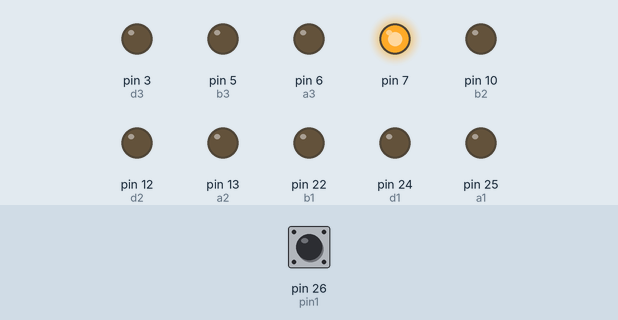
Simulated run of this sketch. Board: Arduino Mega 2560, built with avr-gcc and run on an emulated ATmega2560. Shown: output pins drawn as LEDs (lit = HIGH). Inputs (shaded band) come from the test bench; at power-on: pin 26 (pin1) LOW. Pins used as bus, display or sensor lines are not drawn.

Above: at 1.2 s.
1.3 s: pin 26 (pin1) driven HIGH
At 2.0 s:
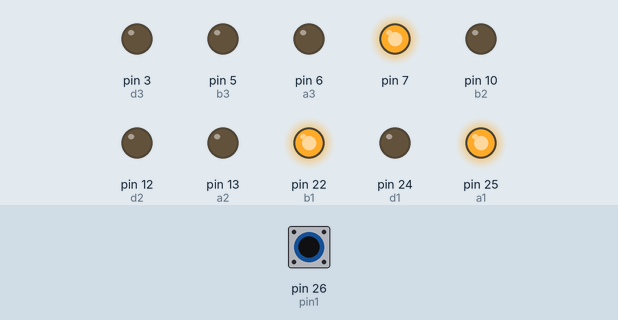
2.8 s: pin 26 (pin1) pulsed LOW 5 times (0.12 s each, 0.3 s apart)
At 3.13 s:
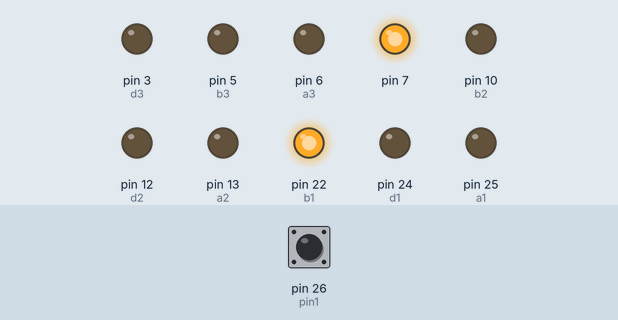
At 4.4 s:
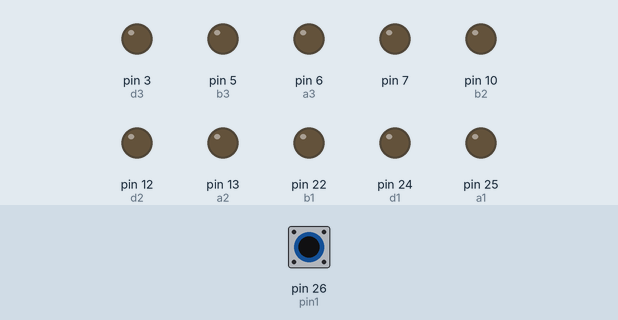
Timing chart, 0 to 5.9 s (numbered marks = the images above; inputs shaded):
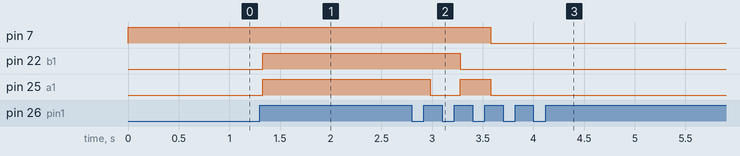

The sketch:

DISPLAYS_SemiFINAL.ino
```cpp
int a1 = 25;
int b1 = 22;
int c1 = 23;
int d1 = 24;

int a2 = 13;
int b2 = 10;
int c2 = 11;
int d2 = 12;

int a3 = 6;
int b3 = 5;
int c3 = 4;
int d3 = 3;

int pin1 = 26;


int counter1 = 4;
int counter2 = 0;
int counter3 = 0;

int minusNum = 1;

boolean buttonState1 = LOW;

void setup()
{
  pinMode(a1, OUTPUT);
  pinMode(b1, OUTPUT);
  pinMode(c1, OUTPUT);
  pinMode(d1, OUTPUT);
  pinMode(a2, OUTPUT);
  pinMode(b2, OUTPUT);
  pinMode(c2, OUTPUT);
  pinMode(d2, OUTPUT);
  pinMode(a3, OUTPUT);
  pinMode(b3, OUTPUT);
  pinMode(c3, OUTPUT);
  pinMode(d3, OUTPUT);
    pinMode(7, OUTPUT);
  led2(counter2);
  led1(counter1);
  led3(counter3);
}

void loop()
{

  if (debounceButton1(buttonState1) == HIGH && buttonState1 == LOW)
  {
    buttonState1 = HIGH;
    counter1 -= minusNum;
    led1(counter1);
    led2(counter2);
    led3(counter3);


  }
  else if (debounceButton1(buttonState1) == LOW && buttonState1 == HIGH)
  {
    buttonState1 = LOW;
  }


{
  if (counter1 == 0 && counter2 == 0 && counter3 == 0)
    digitalWrite(7, LOW);
  else if (counter1 > 0 || counter2 > 0 || counter3 > 0)
  {
   digitalWrite(7, HIGH);
  }
}


}

void led1 (int i)
{
  if (counter1 == 0 && counter2 == 0 && counter3 == 0)
    counter3 = 0;
  else if (counter2 > 0 && counter1 < 0)
  {
    counter1 += 10;
    counter2 -= 1;
  }
  else if (counter3 > 0 && counter1 < 0 && counter2 == 0)
  {
    counter1 += 10;
    counter2 += 9;
    counter3 -= 1;
  }
  i = counter1;


  switch (i)
  {
    case 0:
      {
        digitalWrite(a1, 0);
        digitalWrite(b1, 0);
        digitalWrite(c1, 0);
        digitalWrite(d1, 0);
        break;
      }
    case 1:
      {
        digitalWrite(a1, 1);
        digitalWrite(b1, 0);
        digitalWrite(c1, 0);
        digitalWrite(d1, 0);
        break;
      }
    case 2:
      {
        digitalWrite(a1, 0);
        digitalWrite(b1, 1);
        digitalWrite(c1, 0);
        digitalWrite(d1, 0);
        break;
      }
    case 3:
      {
        digitalWrite(a1, 1);
        digitalWrite(b1, 1);
        digitalWrite(c1, 0);
        digitalWrite(d1, 0);
        break;
      }
    case 4:
      {
        digitalWrite(a1, 0);
        digitalWrite(b1, 0);
        digitalWrite(c1, 1);
        digitalWrite(d1, 0);
        break;
      }
    case 5:
      {
        digitalWrite(a1, 1);
        digitalWrite(b1, 0);
        digitalWrite(c1, 1);
        digitalWrite(d1, 0);
        break;
      }
    case 6:
      {
        digitalWrite(a1, 0);
        digitalWrite(b1, 1);
        digitalWrite(c1, 1);
        digitalWrite(d1, 0);
        break;
      }
    case 7:
      {
        digitalWrite(a1, 1);
        digitalWrite(b1, 1);
        digitalWrite(c1, 1);
        digitalWrite(d1, 0);
        break;
      }
    case 8:
      {
        digitalWrite(a1, 0);
        digitalWrite(b1, 0);
        digitalWrite(c1, 0);
        digitalWrite(d1, 1);
        break;
      }
    case 9:
      {
        digitalWrite(a1, 1);
        digitalWrite(b1, 0);
        digitalWrite(c1, 0);
        digitalWrite(d1, 1);
        break;
      }
    default:
      {
        digitalWrite(a1, 0);
        digitalWrite(b1, 0);
        digitalWrite(c1, 0);
        digitalWrite(d1, 0);
        break;
      }

  }
}


void led2 (int j)
{

  j = counter2;


  switch (j)
  {
    case 0:
      {
        digitalWrite(a2, 0);
        digitalWrite(b2, 0);
        digitalWrite(c2, 0);
        digitalWrite(d2, 0);
        break;
      }
    case 1:
      {
        digitalWrite(a2, 1);
        digitalWrite(b2, 0);
        digitalWrite(c2, 0);
        digitalWrite(d2, 0);
        break;
      }
    case 2:
      {
        digitalWrite(a2, 0);
        digitalWrite(b2, 1);
        digitalWrite(c2, 0);
        digitalWrite(d2, 0);
        break;
      }
    case 3:
      {
        digitalWrite(a2, 1);
        digitalWrite(b2, 1);
        digitalWrite(c2, 0);
        digitalWrite(d2, 0);
        break;
      }
    case 4:
      {
        digitalWrite(a2, 0);
        digitalWrite(b2, 0);
        digitalWrite(c2, 1);
        digitalWrite(d2, 0);
        break;
      }
    case 5:
      {
        digitalWrite(a2, 1);
        digitalWrite(b2, 0);
        digitalWrite(c2, 1);
        digitalWrite(d2, 0);
        break;
      }
    case 6:
      {
        digitalWrite(a2, 0);
        digitalWrite(b2, 1);
        digitalWrite(c2, 1);
        digitalWrite(d2, 0);
        break;
      }
    case 7:
      {
        digitalWrite(a2, 1);
        digitalWrite(b2, 1);
        digitalWrite(c2, 1);
        digitalWrite(d2, 0);
        break;
      }
    case 8:
      {
        digitalWrite(a2, 0);
        digitalWrite(b2, 0);
        digitalWrite(c2, 0);
        digitalWrite(d2, 1);
        break;
      }
    case 9:
      {
        digitalWrite(a2, 1);
        digitalWrite(b2, 0);
        digitalWrite(c2, 0);
        digitalWrite(d2, 1);
        break;
      }
    default:
      {
        digitalWrite(a2, 0);
        digitalWrite(b2, 0);
        digitalWrite(c2, 0);
        digitalWrite(d2, 0);
        break;
      }

  }
}

void led3 (int k)
{
  k = counter3;
  switch (k)
  {
    case 0:
      {
        digitalWrite(a3, 0);
        digitalWrite(b3, 0);
        digitalWrite(c3, 0);
        digitalWrite(d3, 0);
        break;
      }
    case 1:
      {
        digitalWrite(a3, 1);
        digitalWrite(b3, 0);
        digitalWrite(c3, 0);
        digitalWrite(d3, 0);
        break;
      }
    case 2:
      {
        digitalWrite(a3, 0);
        digitalWrite(b3, 1);
        digitalWrite(c3, 0);
        digitalWrite(d3, 0);
        break;
      }
    case 3:
      {
        digitalWrite(a3, 1);
        digitalWrite(b3, 1);
        digitalWrite(c3, 0);
        digitalWrite(d3, 0);
        break;
      }
    case 4:
      {
        digitalWrite(a3, 0);
        digitalWrite(b3, 0);
        digitalWrite(c3, 1);
        digitalWrite(d3, 0);
        break;
      }
    case 5:
      {
        digitalWrite(a3, 1);
        digitalWrite(b3, 0);
        digitalWrite(c3, 1);
        digitalWrite(d3, 0);
        break;
      }
    case 6:
      {
        digitalWrite(a3, 0);
        digitalWrite(b3, 1);
        digitalWrite(c3, 1);
        digitalWrite(d3, 0);
        break;
      }
    case 7:
      {
        digitalWrite(a3, 1);
        digitalWrite(b3, 1);
        digitalWrite(c3, 1);
        digitalWrite(d3, 0);
        break;
      }
    case 8:
      {
        digitalWrite(a3, 0);
        digitalWrite(b3, 0);
        digitalWrite(c3, 0);
        digitalWrite(d3, 1);
        break;
      }
    case 9:
      {
        digitalWrite(a3, 1);
        digitalWrite(b3, 0);
        digitalWrite(c3, 0);
        digitalWrite(d3, 1);
        break;
      }
    default:
      {
        digitalWrite(a3, 0);
        digitalWrite(b3, 0);
        digitalWrite(c3, 0);
        digitalWrite(d3, 0);
        break;
      }

  }
}

boolean debounceButton1(boolean state1)
{
  boolean stateNow1 = digitalRead(pin1);
  if (state1 != stateNow1)
  {
    delay(30);
    stateNow1 = digitalRead(pin1);
  }
  return stateNow1;
}
```

Measured:
- after the input at 1.3 s, pin 22 (b1), pin 25 (a1): LOW → HIGH at once
- after the input at 2.8 s, pin 7: HIGH → LOW after 0.78 s; pin 22 (b1): HIGH → LOW after 0.48 s; pin 25 (a1): HIGH → LOW after 0.18 s, → HIGH 0.30 s later, → LOW 0.30 s later
